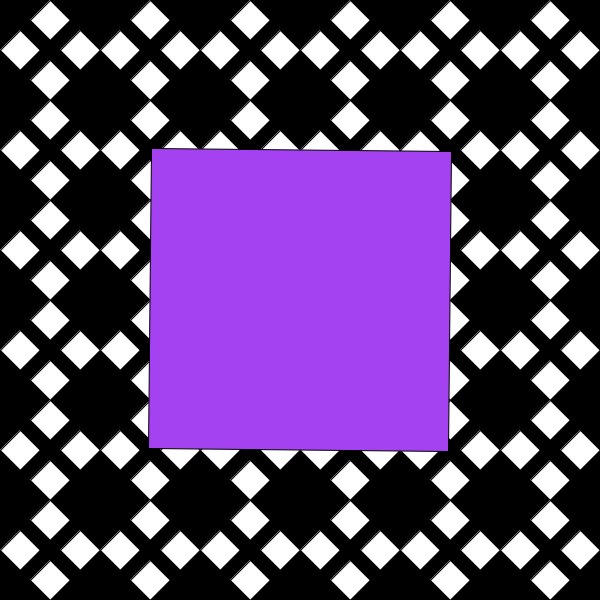
Frame 1 (no input)
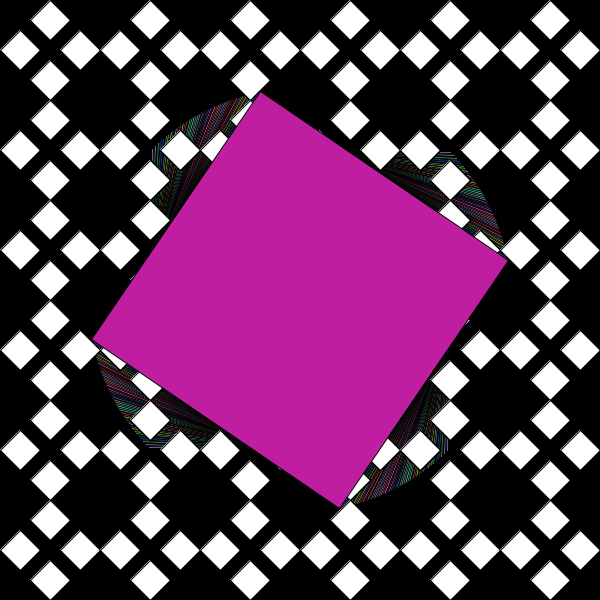
Frame 60 (the mouse pressed at the canvas centre just before this capture)
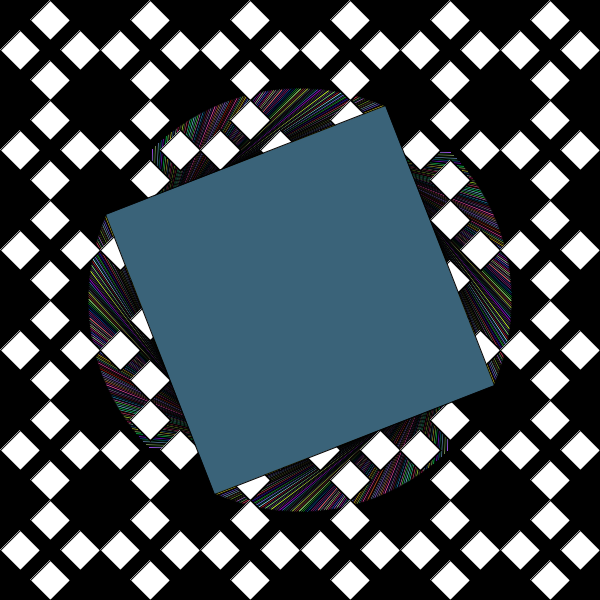
Frame 120 (the mouse held since frame 60 and released just before this capture)

The Processing sketch that drew these frames (run headless with seeded random() and noise(); from frame 60 on, the mouse is pressed at the canvas centre):

// Processing sketch: processing_143455
// ── processing_143455.pde

// Konkuk University
// Department of Dynamic Media
// SOS iDesign
// Name: Eunjin Park
// ID: 201420079

float a;
float angle;

void setup() {
  size(600, 600);
  smooth();
  background(0);
}


void draw() {
  angle += 0.01;
  translate(width/2, height/2); 
  for (int i = -250; i < 400; i = i + 100) {
    for (int j = -250; j < 400; j = j + 100) {
      quad1(i, j);
    }
  }
  rotate(angle);
  fill(random(255),random(255),random(255));
  rectMode(CENTER);
  rect(0, 0, 300, 300);
}

void quad1 (int x, int y) {
  fill(255   );
  quad (x, y-50, x+20, y-30, x, y-10, x-20, y-30);
  quad (x, y+10, x+20, y+30, x, y+50, x-20, y+30);
  quad (x+30, y-20, x+50, y, x+30, y+20, x+10, y);
  quad (x-30, y-20, x-50, y, x-30, y+20, x-10, y);
}  

void keyPressed() {
  background(random(255));
}
